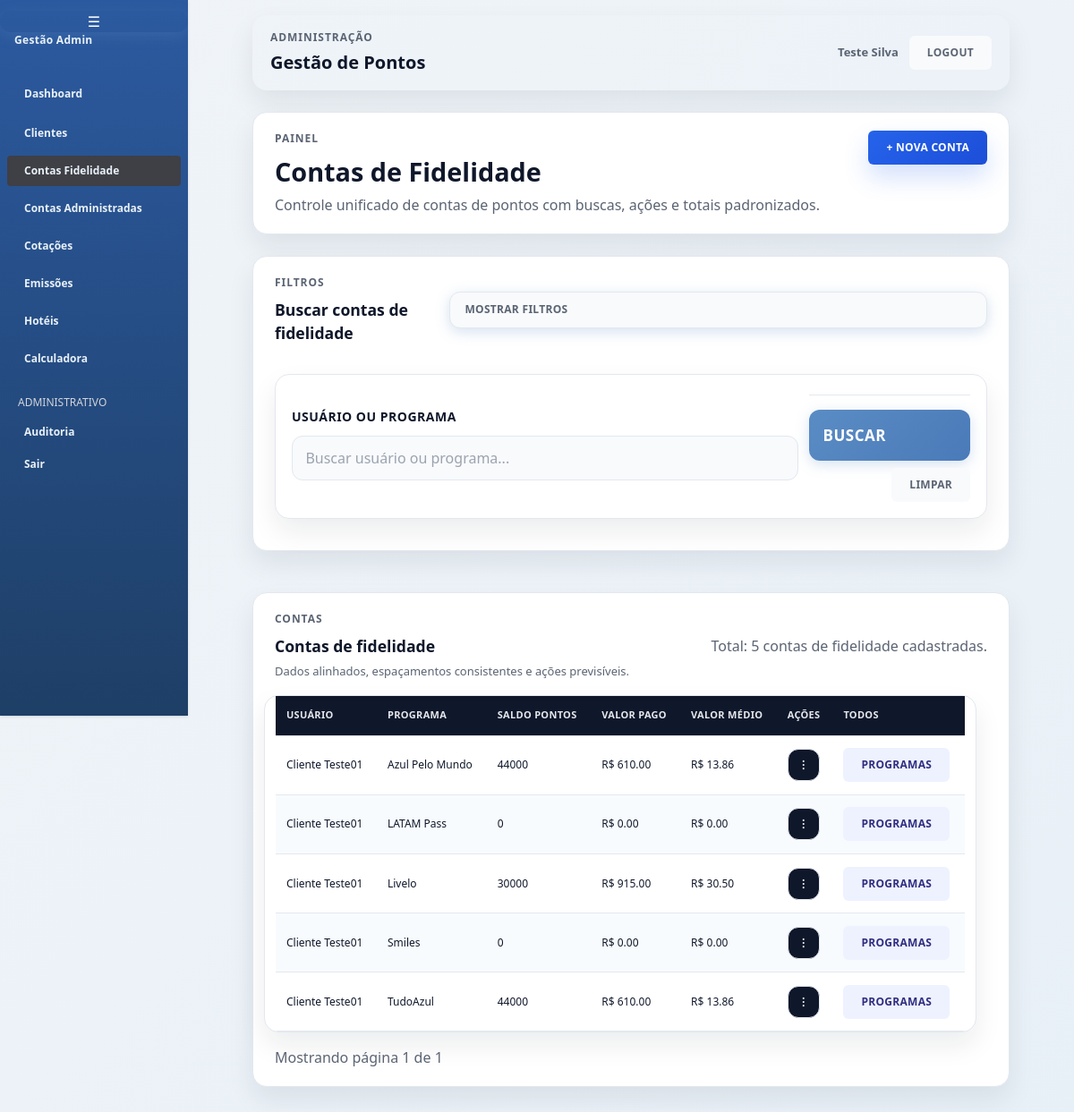
Page /adm/contas/ (signed in) on the committed database.
### gestao/models/conta_fidelidade.py (models this page shows, shortened)
class ContaFidelidade(models.Model):
    cliente = models.ForeignKey(Cliente, on_delete=models.CASCADE, null=True, blank=True)
    conta_administrada = models.ForeignKey(
        ContaAdministrada,
        on_delete=models.CASCADE,
        null=True,
        blank=True,
        related_name="contas_fidelidade",
    )
    programa = models.ForeignKey(ProgramaFidelidade, on_delete=models.CASCADE)
    login_programa = models.CharField(
        max_length=150, blank=True, help_text="Login do titular junto ao programa"
    )
    senha_programa = models.CharField(
        max_length=150, blank=True, help_text="Senha do titular junto ao programa"
    )
    titular_programa_info = models.TextField(
        blank=True,
        help_text="Informações adicionais do titular (ex.: nome completo, CPF, dados de resgate)",
    )
    observacoes_programa = models.TextField(
        blank=True,
        help_text="Observações gerais sobre o uso do programa para esta conta",
    )
    quantidade_cpfs_disponiveis = models.PositiveIntegerField(
        null=True,
        blank=True,
        help_text="Quantidade de CPFs que ainda podem ser utilizados com este programa. Deixe vazio para ilimitado.",
    )
    def conta_saldo(self):
        if not self.programa.is_vinculado:
            return self
        filtros = {"programa": self.programa.programa_base}
        if self.cliente_id:
            filtros["cliente"] = self.cliente
        if self.conta_administrada_id:
            filtros["conta_administrada"] = self.conta_administrada
        return ContaFidelidade.objects.filter(**filtros).select_related("programa").first() or self
    @property
    def valor_medio_por_mil(self):
        saldo = self.saldo_pontos
        if saldo > 0:
            return float(self.valor_total_pago) / (saldo / 1000)
        return 0
    PERIODICIDADE_CLUBE = (
        ("nenhum", "Nenhum"),
        ("mensal", "Mensal"),
        ("trimestral", "Trimestral"),
        ("semestral", "Semestral"),
        ("anual", "Anual"),
    )
    clube_periodicidade = models.CharField(
        max_length=12, choices=PERIODICIDADE_CLUBE, default="nenhum"
    )
    pontos_clube_mes = models.IntegerField(default=0)
    valor_assinatura_clube = models.DecimalField(
        max_digits=10, decimal_places=2, default=0
    )
    data_inicio_clube = models.DateField(null=True, blank=True)
    validade = models.DateField(null=True, blank=True)
    @property
    def saldo_pontos(self):
        conta_base = self.conta_saldo()
        movs = conta_base.movimentacoes.all()
        return sum(m.pontos for m in movs) if movs.exists() else 0
    @property
    def valor_total_pago(self):
        conta_base = self.conta_saldo()
        movs = conta_base.movimentacoes.all()
        return sum(float(m.valor_pago) for m in movs) if movs.exists() else 0

### gestao/models/cliente.py (models this page shows, shortened)
class Cliente(models.Model):
    usuario = models.OneToOneField(
        User, on_delete=models.CASCADE, related_name="cliente_gestao"
    )
    empresa = models.ForeignKey(
        "gestao.Empresa",
        on_delete=models.CASCADE,
        related_name="pessoas",
        null=True,
        blank=True,
    )
    telefone = models.CharField(max_length=20, blank=True)
    data_nascimento = models.DateField(null=True, blank=True)
    cpf = models.CharField(max_length=11, unique=True)
    PERFIS = (
        ("admin", "Administrador"),
        ("operador", "Operador"),
        ("cliente", "Cliente"),
    )
    perfil = models.CharField(max_length=10, choices=PERFIS, default="cliente")
    observacoes = models.TextField(blank=True)
    ativo = models.BooleanField(default=True)
    criado_por = models.ForeignKey(
        User, on_delete=models.CASCADE, related_name="usuarios_criados",
        null=True, blank=True
    )

### gestao/models/programa_fidelidade.py (models this page shows, shortened)
class ProgramaFidelidade(models.Model):
    TIPO_PRINCIPAL = "principal"
    TIPO_VINCULADO = "vinculado"
    TIPOS = (
        (TIPO_PRINCIPAL, "Programa principal"),
        (TIPO_VINCULADO, "Programa vinculado"),
    )
    nome = models.CharField(max_length=100)
    descricao = models.TextField(blank=True)
    tipo = models.CharField(
        max_length=20, choices=TIPOS, default=TIPO_PRINCIPAL
    )
    programa_base = models.ForeignKey(
        "self",
        on_delete=models.PROTECT,
        null=True,
        blank=True,
        related_name="programas_vinculados",
    )
    preco_medio_milheiro = models.DecimalField(
        max_digits=10, decimal_places=2, default=0
    )
    quantidade_cpfs_disponiveis = models.PositiveIntegerField(
        null=True,
        blank=True,
        help_text="Quantidade total de CPFs disponíveis no programa",
    )
    @property
    def is_vinculado(self):
        return self.tipo == self.TIPO_VINCULADO

### gestao/models/movimentacao.py (models this page shows, shortened)
class Movimentacao(models.Model):
    conta = models.ForeignKey(
        ContaFidelidade, on_delete=models.CASCADE, related_name="movimentacoes"
    )
    data = models.DateField()
    pontos = models.IntegerField()
    valor_pago = models.DecimalField(max_digits=10, decimal_places=2)
    descricao = models.CharField(max_length=255)

### gestao/views/contas.py (the view)
@login_required
def admin_contas(request):
    if (permission_denied := require_admin_or_operator(request)):
        return permission_denied
    busca = request.GET.get("busca", "")
    contas = ContaFidelidade.objects.select_related("cliente__usuario", "programa").filter(
        cliente__perfil="cliente", cliente__ativo=True, conta_administrada__isnull=True
    )
    if busca:
        contas = contas.filter(
            Q(cliente__usuario__username__icontains=busca)
            | Q(cliente__usuario__first_name__icontains=busca)
            | Q(programa__nome__icontains=busca)
        )
    contas = contas.order_by("cliente__usuario__first_name", "programa__nome")
    paginator = Paginator(contas, 20)
    page_number = request.GET.get("page")
    page_obj = paginator.get_page(page_number)
    return render(
        request,
        "admin_custom/contas.html",
        {
            "page_obj": page_obj,
            "busca": busca,
            "total_contas": contas.count(),
        },
    )

### gestao/templates/admin_custom/contas.html (shortened to what this page needs)
{% extends "admin_custom/base_admin.html" %}
{% block header_title %}Contas de Fidelidade{% endblock %}
{% block header_subtitle %}<p class="page-subtitle">Controle unificado de contas de pontos com buscas, ações e totais padronizados.</p>{% endblock %}
{% block menu_contas %}bg-zinc-700 text-white{% endblock %}
{% block header_actions %}
<div class="page-actions">
    <a href="{% url 'admin_nova_conta' %}" class="btn btn-primary">+ Nova Conta</a>
</div>
{% endblock %}
{% block content %}
<div class="stacked">
    <section class="surface-card filter-panel" data-filters-root>
        <div class="section-heading">
            <div>
                <p class="eyebrow">Filtros</p>
                <h2 class="section-title">Buscar contas de fidelidade</h2>
            </div>
            <button class="btn btn-ghost filter-toggle" type="button" data-filter-toggle aria-expanded="true">Mostrar filtros</button>
        </div>
        <div class="filter-body is-open" data-filter-panel>
            <form method="get" class="form-grid grid-cols-1 md:grid-cols-3 lg:grid-cols-4 gap-3 md:items-end">
                <div class="form-field md:col-span-2 lg:col-span-3">
                    <label class="form-label" for="busca">Usuário ou programa</label>
                    <input type="text" id="busca" name="busca" value="{{ busca }}" placeholder="Buscar usuário ou programa..." />
                </div>
                <div class="form-actions flex gap-2 md:justify-end">
                    <button type="submit" class="btn btn-primary flex-1 md:flex-none">Buscar</button>
                    <a href="{% url 'admin_contas' %}" class="btn btn-ghost flex-1 md:flex-none">Limpar</a>
                </div>
            </form>
        </div>
    </section>
    <section class="surface-card">
        <div class="section-heading">
            <div>
                <p class="eyebrow">Contas</p>
                <h2 class="section-title">Contas de fidelidade</h2>
                <p class="section-subtitle">Dados alinhados, espaçamentos consistentes e ações previsíveis.</p>
            </div>
            <div class="muted">Total: {{ total_contas }} contas de fidelidade cadastradas.</div>
        </div>
        <div class="table-wrapper">
            <table class="data-table">
                <thead>
                    <tr>
                        <th class="hidden md:table-cell">Usuário</th>
                        <th>Programa</th>
                        <th class="hidden lg:table-cell">Saldo Pontos</th>
                        <th class="hidden lg:table-cell">Valor Pago</th>
                        <th>Valor Médio</th>
                        <th>Ações</th>
                        <th class="hidden lg:table-cell">Todos</th>
                    </tr>
                </thead>
                <tbody>
                    {% for conta in page_obj %}
                    <tr>
                        <td class="hidden md:table-cell">
                            {{ conta.cliente.usuario.get_full_name|default:conta.cliente.usuario.username }}
                        </td>
                        <td>{{ conta.programa.nome }}</td>
                        <td class="hidden lg:table-cell">{{ conta.saldo_pontos }}</td>
                        <td class="hidden lg:table-cell">R$ {{ conta.valor_total_pago|floatformat:2 }}</td>
                        <td>R$ {{ conta.valor_medio_por_mil|floatformat:2 }}</td>
                        <td>
                            <details class="dropdown">
                                <summary class="btn btn-icon" aria-label="Ações da conta">⋮</summary>
                            </details>
                        </td>
                        <td class="hidden lg:table-cell">
                            <a href="{% url 'admin_programas_do_cliente' conta.cliente.id %}" class="btn btn-secondary">Programas</a>
                        </td>
                    </tr>
                    {% empty %}
                    <tr><td colspan="7" class="text-center text-red-400 py-4">Nenhuma conta encontrada.</td></tr>
                    {% endfor %}
                </tbody>
            </table>
        </div>
        <div class="table-foot">
            <div>Mostrando página {{ page_obj.number }} de {{ page_obj.paginator.num_pages }}</div>
        </div>
    </section>
</div>
{% endblock %}

### gestao/templates/admin_custom/base_admin.html (shortened to what this page needs)
{% load static %}
<!DOCTYPE html>
<html lang="pt-br">
<head>
    <script src="https://cdn.tailwindcss.com"></script>
    <link rel="stylesheet" href="{% static 'gestao/admin_custom.css' %}">
    <link rel="stylesheet" href="{% static 'gestao/css/main.css' %}">
    <link rel="stylesheet" href="{% static 'gestao/formulario_base_gestao.css' %}">
</head>
<body class="bg-gray-100 text-black min-h-screen">
<div class="app-layout">
    <aside
        data-sidebar
        id="sidebar"
        class="sidebar bg-[#0f172a] text-white shadow transition-all duration-300">
        <button
            class="sidebar-toggle hidden md:flex items-center justify-center"
            data-sidebar-toggle
            aria-label="Colapsar menu">
            ☰
        </button>
        <div class="font-bold tracking-wide mb-8 pl-4 sidebar-label">
            Gestão Admin
        </div>
        <nav class="flex flex-col space-y-2 px-2">
            {% if request.user.is_superuser %}
                <a class="px-3 py-2 rounded hover:bg-[#2c5282]" href="{% url 'admin_empresas' %}">
                    <span class="sidebar-label">Empresas</span>
                </a>
            {% else %}
                <a class="flex items-center px-3 py-2 rounded hover:bg-[#2c5282] {% block menu_dashboard %}{% endblock %}" href="{% url 'admin_dashboard' %}">
                    <span class="sidebar-label">Dashboard</span>
                </a>
                <a class="flex items-center px-3 py-2 rounded hover:bg-[#2c5282] {% block menu_clientes %}{% endblock %}" href="{% url 'admin_clientes' %}">
                    <span class="sidebar-label">Clientes</span>
                </a>
                <a class="flex items-center px-3 py-2 rounded hover:bg-[#2c5282] {% block menu_contas %}{% endblock %}" href="{% url 'admin_contas' %}">
                    <span class="sidebar-label">Contas Fidelidade</span>
                </a>
                <a class="flex items-center px-3 py-2 rounded hover:bg-[#2c5282] {% block menu_contas_adm %}{% endblock %}" href="{% url 'admin_contas_administradas' %}">
                    <span class="sidebar-label">Contas Administradas</span>
                </a>
                <a class="flex items-center px-3 py-2 rounded hover:bg-[#2c5282] {% block menu_cotacoes_voo %}{% endblock %}" href="{% url 'admin_cotacoes_voo' %}">
                    <span class="sidebar-label">Cotações</span>
                </a>
                <a class="flex items-center px-3 py-2 rounded hover:bg-[#2c5282] {% block menu_emissoes %}{% endblock %}" href="{% url 'admin_emissoes' %}">
                    <span class="sidebar-label">Emissões</span>
                </a>
                <a class="flex items-center px-3 py-2 rounded hover:bg-[#2c5282] {% block menu_hoteis %}{% endblock %}" href="{% url 'admin_hoteis' %}">
                    <span class="sidebar-label">Hotéis</span>
                </a>
                <a class="flex items-center px-3 py-2 rounded hover:bg-[#2c5282] {% block menu_calculadora %}{% endblock %}" href="{% url 'admin_calculadora_cotacao' %}">
                    <span class="sidebar-label">Calculadora</span>
                </a>
            {% endif %}
            <div class="pt-4">
                <p class="px-3 text-gray-300 uppercase text-xs mb-2 sidebar-label">
                    Administrativo
                </p>
                <a class="flex items-center px-3 py-2 rounded hover:bg-[#2c5282]" href="{% url 'admin_auditoria' %}">
                    <span class="sidebar-label">Auditoria</span>
                </a>
                <a class="flex items-center px-3 py-2 rounded hover:bg-[#2c5282]" href="{% url 'logout' %}">
                    <span class="sidebar-label">Sair</span>
                </a>
            </div>
        </nav>
    </aside>
    <main class="content p-4 md:p-6 lg:p-8 min-h-screen">
        <header class="topbar hidden md:flex items-center justify-between mb-6">
            <div>
                <p class="eyebrow mb-1">Administração</p>
                <h1>Gestão de Pontos</h1>
            </div>
            <div class="user-meta">
                <span>{{ request.user.get_full_name|default:request.user.username }}</span>
                <a href="{% url 'logout' %}" class="btn btn-ghost">Logout</a>
            </div>
        </header>
        <div class="page-header mb-6">
            <div>
                <p class="eyebrow">Painel</p>
                <h1 class="page-title">
                    {% block header_title %}Painel Administrativo{% endblock %}
                </h1>
                {% block header_subtitle %}{% endblock %}
            </div>
            <div class="page-actions">
                {% block header_actions %}{% endblock %}
            </div>
        </div>
        {% block content %}{% endblock %}
    </main>
</div>
</body>
</html>

### rows in the picture
ContaFidelidade: cliente.usuario.get_full_name "Cliente Teste01", programa.nome "Azul Pelo Mundo", saldo_pontos "44000", valor_total_pago "610.00", valor_medio_por_mil "13.86"
ContaFidelidade: cliente.usuario.get_full_name "Cliente Teste01", programa.nome "LATAM Pass", saldo_pontos "0", valor_total_pago "0.00", valor_medio_por_mil "0.00"
ContaFidelidade: cliente.usuario.get_full_name "Cliente Teste01", programa.nome "Livelo", saldo_pontos "30000", valor_total_pago "915.00", valor_medio_por_mil "30.50"
ContaFidelidade: cliente.usuario.get_full_name "Cliente Teste01", programa.nome "Smiles", saldo_pontos "0", valor_total_pago "0.00", valor_medio_por_mil "0.00"
ContaFidelidade: cliente.usuario.get_full_name "Cliente Teste01", programa.nome "TudoAzul", saldo_pontos "44000", valor_total_pago "610.00", valor_medio_por_mil "13.86"

### other values in the picture
{{ request.user.get_full_name|default:request.user.username }} "Teste Silva"
{{ total_contas }} "5"
{{ page_obj.number }} "1"
{{ page_obj.paginator.num_pages }} "1"
